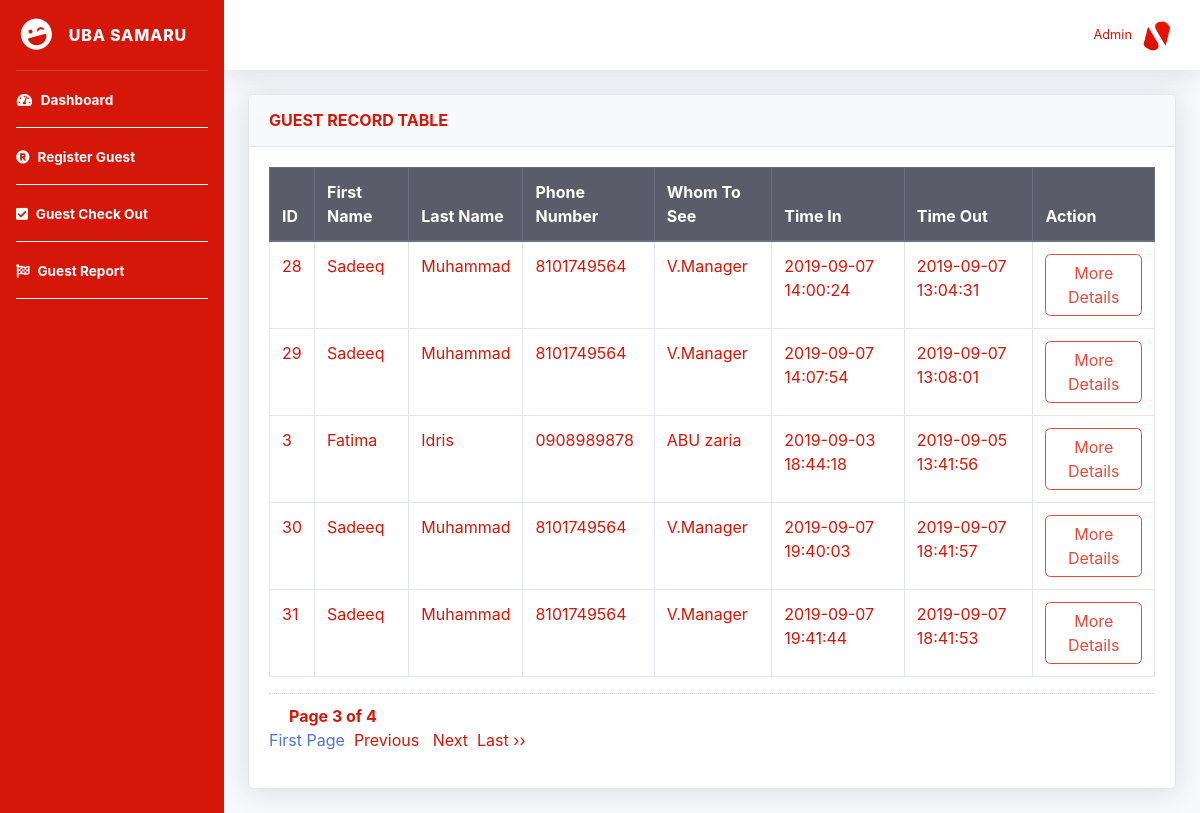
The page /report.php?page_no=3 on the database its author committed.
### tables this page shows
CREATE TABLE `guest_record` (
  `id` varchar(1000) NOT NULL,
  `firstName` text NOT NULL,
  `lastName` text NOT NULL,
  `phoneNumber` varchar(100) NOT NULL,
  `whomtosee` varchar(1000) NOT NULL,
  `address` varchar(200) NOT NULL,
  `purpose` varchar(2000) NOT NULL,
  `time_in` varchar(100) NOT NULL,
  `time_out` timestamp NULL DEFAULT NULL
);

### report.php (the view, shortened to what this page needs)
<?php
require 'connect.inc.php';
if (isset($_GET['page_no']) && $_GET['page_no']!="") {
  $page_no = $_GET['page_no'];
  } else {
      $page_no = 1;
      }
      $total_records_per_page = 5;
$offset = ($page_no-1) * $total_records_per_page;
$previous_page = $page_no - 1;
$next_page = $page_no + 1;
$result_count = mysqli_query(
  $db,
  "SELECT COUNT(*) As total_records FROM `guest_record`"
  );
  $total_records = mysqli_fetch_array($result_count);
  $total_records = $total_records['total_records'];
  $total_no_of_pages = ceil($total_records / $total_records_per_page);
  $result = mysqli_query(
    $db,
    "SELECT * FROM `guest_record` LIMIT $offset, $total_records_per_page"
    );
?>
<!DOCTYPE html>
<html lang="en">
<head>
  <link href="vendor/fontawesome-free/css/all.min.css" rel="stylesheet" type="text/css">
  <link href="css/sb-admin-2.min.css" rel="stylesheet">
</head>
<body id="page-top">
  <div id="wrapper">
    <ul class="navbar-nav sidebar sidebar-dark accordion" id="accordionSidebar"  style="background-color:#d51709;">
      <a class="sidebar-brand d-flex align-items-center justify-content-center" href="index.php">
        <div class="sidebar-brand-icon rotate-n-15">
          <i class="fas fa-laugh-wink"></i>
        </div>
        <div class="sidebar-brand-text mx-3">UBA SAMARU</div>
      </a>
      <hr class="sidebar-divider my-0">
      <li class="nav-item active">
        <a class="nav-link" href="index.php">
          <i class="fas fa-fw fa-tachometer-alt"></i>
          <span>Dashboard</span></a>
      </li>
      <hr class="sidebar-divider my-0" style="background-color:white;">
      <li class="nav-item active">
        <a class="nav-link" href="register.php">
          <i class="fas fa-registered"></i>
          <span>Register Guest</span></a>
      </li>
      <hr class="sidebar-divider my-0" style="background-color:white;">
      <li class="nav-item active">
        <a class="nav-link" href="checkout.php">
          <i class="fas fa-check-square"></i>
          <span>Guest Check Out</span></a>
      </li>
      <hr class="sidebar-divider my-0" style="background-color:white;">
      <li class="nav-item active">
        <a class="nav-link" href="report.php">
          <i class="fas fa-flag-checkered"></i>
          <span>Guest Report</span></a>
      </li>
      <hr class="sidebar-divider my-0" style="background-color:white;">
    </ul>
    <div id="content-wrapper" class="d-flex flex-column">
      <div id="content">
        <nav class="navbar navbar-expand navbar-light bg-white topbar mb-4 static-top shadow">
          <ul class="navbar-nav ml-auto">
            <li class="nav-item dropdown no-arrow">
              <a class="nav-link dropdown-toggle" href="#" id="userDropdown" role="button" data-toggle="dropdown" aria-haspopup="true" aria-expanded="false">
                <span class="mr-2 d-none d-lg-inline small" style="color:#d51709;">Admin</span>
                <img class="img-profile rounded-circle" src="image/ub.png">
              </a>
            </li>
          </ul>
        </nav>
        <div class="container-fluid">
          <div class="card shadow mb-4">
            <div class="card-header py-3">
              <h6 class="m-0 font-weight-bold " style="color:#d51709;">GUEST RECORD TABLE</h6>
            </div>
            <div class="card-body">
              <div class="table-responsive">
                <table class="table table-bordered table-hover" id="dataTable" width="100%" cellspacing="0" style="color:#d51709;" >
                  <thead class="thead-dark">
                    <tr>
                      <th>ID</th>
                      <th>First Name</th>
                      <th>Last Name</th>
                      <th>Phone Number</th>
                      <th>Whom To See</th>
                      <th>Time In</th>
                      <th>Time Out</th>
                      <th>Action</th>
                    </tr>
                  </thead>
                  <tbody>
                  <?php
                    while($row = mysqli_fetch_array($result)){
                    ?>
                    <tr>
                    <td><?php echo ($row["id"]); ?></td>
                    <td><?php echo ($row["firstName"]); ?></td>
                    <td><?php echo ($row["lastName"]); ?></td>
                    <td><?php echo ($row["phoneNumber"]); ?></td>
                    <td><?php echo ($row["whomtosee"]); ?></td>
                    <td><?php echo ($row["time_in"]); ?></td>
                    <td><?php echo ($row["time_out"]); ?></td>
                    <td><a href="more_details.php?id=<?php echo ($row["id"]); ?>"><button type="button" class="btn btn-outline-danger">More Details</button></a></td>
                    </tr>
                    <?php } ?>
                    </tbody>
                </table>
              </div>
              <div style='padding: 10px 20px 0px; border-top: dotted 1px #CCC;color:#d51709;'>
              <strong>Page <?php echo $page_no." of ".$total_no_of_pages; ?></strong>
              </div>
              <ul class="pagination" style="color:#d51709;">
              <?php if($page_no > 1){
              echo "<li ><a href='?page_no=1'>First Page</a></li>";
              } ?>
              <li <?php if($page_no <= 1){ echo "class='disabled'"; } ?>>&nbsp;
              <a style="color:#d51709;" <?php if($page_no > 1){
              echo "href='?page_no=$previous_page'";
              } ?>>Previous</a>
              </li>
              <li <?php if($page_no >= $total_no_of_pages){
              echo "class='disabled'";
              } ?>>&nbsp;
              <a style="color:#d51709;"<?php if($page_no < $total_no_of_pages) {
              echo "href='?page_no=$next_page'";
              } ?> &nbsp;>Next</a>&nbsp;
              </li>&nbsp;
              <?php if($page_no < $total_no_of_pages){
              echo "<li><a style='color:#d51709;' href='?page_no=$total_no_of_pages'>Last &rsaquo;&rsaquo;</a></li>";
              } ?>
              </ul>
            </div>
          </div>
</body>
</html>

### rows shown on the page
guest_record: id "28", firstName "Sadeeq", lastName "Muhammad", phoneNumber "8101749564", whomtosee "V.Manager", time_in "2019-09-07 14:00:24", time_out "2019-09-07 13:04:31"
guest_record: id "29", firstName "Sadeeq", lastName "Muhammad", phoneNumber "8101749564", whomtosee "V.Manager", time_in "2019-09-07 14:07:54", time_out "2019-09-07 13:08:01"
guest_record: id "3", firstName "Fatima", lastName "Idris", phoneNumber "0908989878", whomtosee "ABU zaria", time_in "2019-09-03 18:44:18", time_out "2019-09-05 13:41:56"
guest_record: id "30", firstName "Sadeeq", lastName "Muhammad", phoneNumber "8101749564", whomtosee "V.Manager", time_in "2019-09-07 19:40:03", time_out "2019-09-07 18:41:57"
guest_record: id "31", firstName "Sadeeq", lastName "Muhammad", phoneNumber "8101749564", whomtosee "V.Manager", time_in "2019-09-07 19:41:44", time_out "2019-09-07 18:41:53"

### other values the page prints
$page_no "3"
$total_no_of_pages "4"
